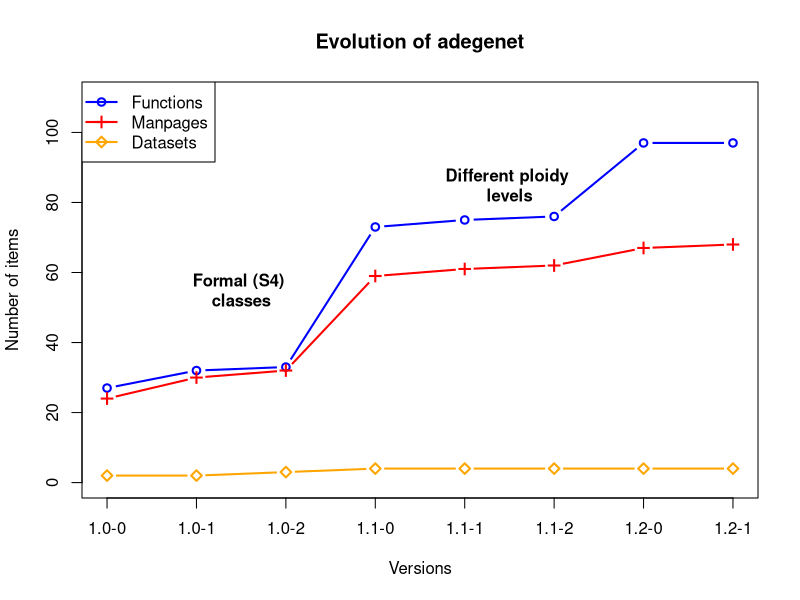

R code for this plot:
pdf(file="~/Desktop/adegenetEvol.pdf")

dat <- read.table(file="evolution.txt", head=T)

par(lend=2)

## plots
plot(dat$Functions, type="b", col="blue", lwd=2, xaxt="n",xlab="Versions",ylab="Number of items", main="Evolution of adegenet", ylim=c(0,110))

points(dat$DocSize, type="b", pch=3, col="red", lwd=2)

points(dat$Datasets, type="b", pch=5, col="orange", lwd=2)

## annot/legend
legend("topleft", pch=c(1,3,5), lwd=2, leg=c("Functions","Manpages","Datasets"), col=c("blue", "red", "orange"))

text(2.5,55, "Formal (S4) \nclasses", font=2)

text(5.5,85, "Different ploidy \nlevels", font=2)

## axis
axis(side=1, at=1:nrow(dat), lab=dat$Version)



dev.off()
